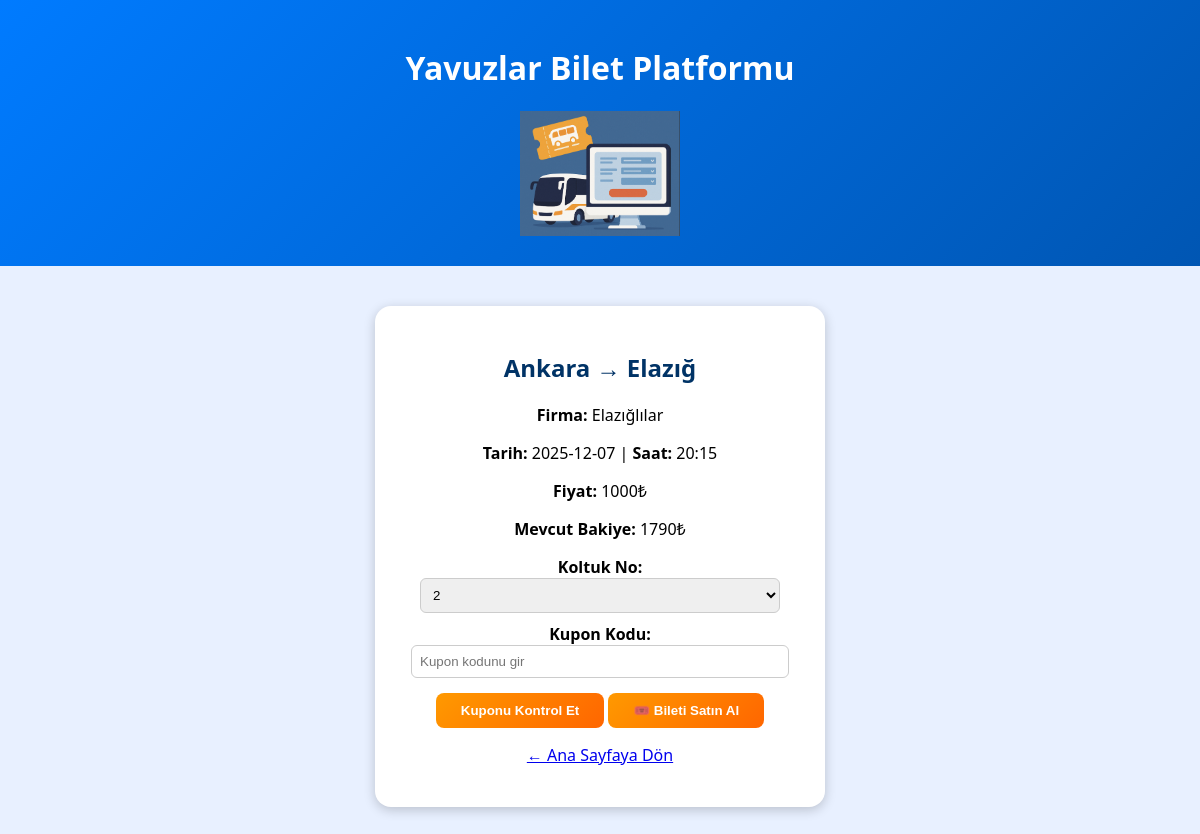
Screenshot of /buy.php?id=4 (signed in) with the database file from the repository.
### tables this page shows
CREATE TABLE trips (
      id INTEGER PRIMARY KEY,
      firm_id INTEGER,
      from_city TEXT,
      to_city TEXT,
      date TEXT,
      time TEXT,
      price INTEGER,
      seat_count INTEGER
  );

CREATE TABLE firms (
      id INTEGER PRIMARY KEY,
      name TEXT UNIQUE
  );

CREATE TABLE "users" (
    id INTEGER PRIMARY KEY AUTOINCREMENT,
    name TEXT,
    email TEXT UNIQUE,
    password TEXT,
    role TEXT DEFAULT 'user',
    credit REAL DEFAULT 20000,
    firm_id INTEGER
);

### src/trips.php (called while the page is built, shortened)
<?php
function get_trip(PDO $pdo, $id) {
    $st = $pdo->prepare("
        SELECT tr.*, f.name AS firm_name
        FROM trips tr
        JOIN firms f ON tr.firm_id = f.id
        WHERE tr.id = ?
    ");
    $st->execute([$id]);
    return $st->fetch(PDO::FETCH_ASSOC);
}

### public/buy.php (the view, shortened to what this page needs)
<?php
require_once __DIR__ . '/../src/auth.php';
require_once __DIR__ . '/../src/trips.php';
$pdo = db();
$st = $pdo->prepare("SELECT * FROM users WHERE id = ?");
$st->execute([$_SESSION['user']['id']]);
$user = $st->fetch(PDO::FETCH_ASSOC);
$trip_id = $_GET['id'] ?? null;
$trip = get_trip($pdo, $trip_id);
$couponCode = '';
?>
<!doctype html>
<html lang="tr">
<head>
</head>
<body>
<header>
  <h1>Yavuzlar Bilet Platformu</h1>
  <img src="css/bus.png" width="160" alt="Otobüs">
</header>
<div class="trip-box">
  <h2><?=htmlspecialchars($trip['from_city'])?> → <?=htmlspecialchars($trip['to_city'])?></h2>
  <p><b>Firma:</b> <?=htmlspecialchars($trip['firm_name'])?></p>
  <p><b>Tarih:</b> <?=$trip['date']?> | <b>Saat:</b> <?=$trip['time']?></p>
  <p><b>Fiyat:</b> <?=$trip['price']?>₺</p>
  <p><b>Mevcut Bakiye:</b> <?=htmlspecialchars($user['credit'])?>₺</p>
  <form method="post">
    <?php
$st = $pdo->prepare("SELECT seat_no FROM tickets WHERE trip_id = ?");
$st->execute([$trip_id]);
$takenSeats = $st->fetchAll(PDO::FETCH_COLUMN);
?>
<label>Koltuk No:</label>
<select name="seat_no" required>
  <?php for ($i = 1; $i <= $trip['seat_count']; $i++): ?>
    <?php if (in_array($i, $takenSeats)): ?>
      <option value="<?=$i?>" disabled><?=$i?> (Dolu)</option>
    <?php else: ?>
      <option value="<?=$i?>"><?=$i?></option>
    <?php endif; ?>
  <?php endfor; ?>
</select>
    <label>Kupon Kodu:</label>
    <input type="text" name="coupon_code" placeholder="Kupon kodunu gir" value="<?=htmlspecialchars($couponCode)?>">
    <button type="submit" name="check_coupon">Kuponu Kontrol Et</button>
    <button type="submit" name="buy">🎟️ Bileti Satın Al</button>
  </form>
  <p><a href="index.php">← Ana Sayfaya Dön</a></p>
</div>
</body>
</html>

### public/buy.php (style rules this page uses)
body { font-family:'Segoe UI',sans-serif;background:#e8f0ff;text-align:center;margin:0; }
header { background:linear-gradient(135deg,#007bff,#0056b3);color:white;padding:25px 0; }
.trip-box { background:white;width:400px;margin:40px auto;border-radius:16px; box-shadow:0 3px 12px rgba(0,0,0,0.2);padding:25px; }
h2 { color:#003366; }
label { display:block;font-weight:600;margin-top:10px; }
input, select { width:90%;padding:8px;border-radius:6px;border:1px solid #ccc; }
button { background:linear-gradient(135deg,#ff9900,#ff6600);border:none;border-radius:8px; color:white;padding:10px 25px;font-weight:bold;cursor:pointer;margin-top:15px; }

### rows the page displays
trips: from_city "Ankara", to_city "Elazığ", firm.name "Elazığlılar", date "2025-12-07", time "20:15", price "1000"
users: credit "1790"

### other values shown
form field seat_no "2"
